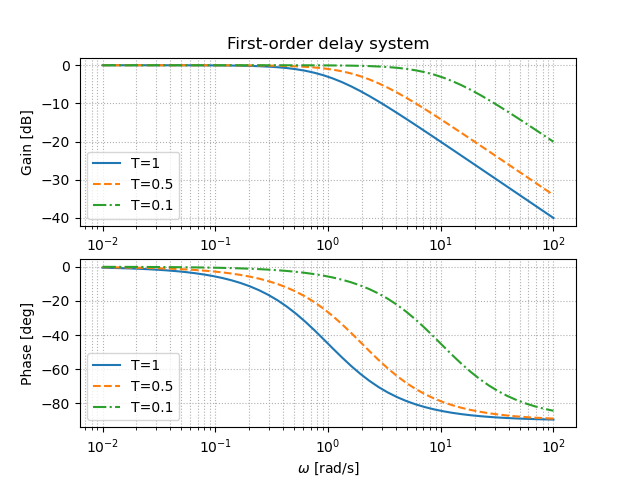

The script that drew this image:
"""
2021/03/07
@Yuya Shimizu

ボード線図（1次遅れ系）
"""
from control import tf, bode
from control.matlab import lsim, logspace
import matplotlib.pyplot as plt
import numpy as np
from for_plot import linestyle_generator, bodeplot_set      #自分で定義した関数をインポート
#定義した関数について (https://qiita.com/Yuya-Shimizu/items/f811317d733ee3f45623)

K = 1
T = [1, 0.5, 0.1]   #時定数

LS = linestyle_generator()
fig, ax = plt.subplots(2, 1)

for i in range(len(T)):
    P = tf([0, K], [T[i], 1])   #1次遅れ系

    #ゲイン，位相，周波数の取得　※Plot=Falseとすることで，値だけ取得し図は出力しない
    gain, phase, w = bode(P, logspace(-2, 2), Plot=False)

    #ボード線図をプロット
    plt_args = {'ls':next(LS), 'label': f"T={T[i]}"}
    ax[0].semilogx(w, 20*np.log10(gain), **plt_args)    #.semilogxでx軸に対数表現を置いた片側対数グラフにプロット
    ax[1].semilogx(w, phase*180/np.pi, **plt_args)      #度数表現

ax[0].set_title("First-order delay system")
bodeplot_set(ax, 3, 3)
plt.show()
